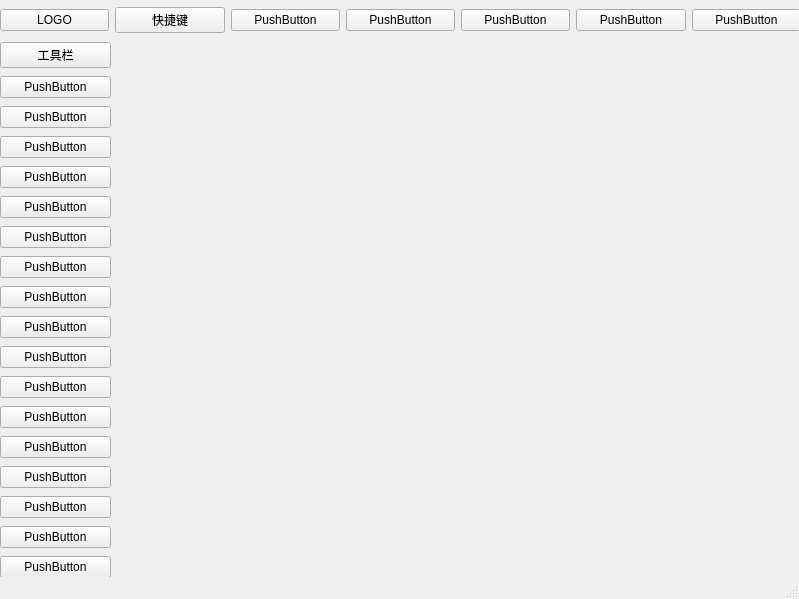
<?xml version="1.0" encoding="UTF-8"?>
<ui version="4.0">
 <class>MyTcWindow</class>
 <widget class="QMainWindow" name="MyTcWindow">
  <property name="geometry">
   <rect>
    <x>0</x>
    <y>0</y>
    <width>799</width>
    <height>599</height>
   </rect>
  </property>
  <property name="windowTitle">
   <string>MyTcWindow</string>
  </property>
  <widget class="QWidget" name="centralwidget">
   <widget class="QWidget" name="horizontalLayoutWidget">
    <property name="geometry">
     <rect>
      <x>0</x>
      <y>0</y>
      <width>801</width>
      <height>41</height>
     </rect>
    </property>
    <layout class="QHBoxLayout" name="ToolBar">
     <item>
      <widget class="QPushButton" name="pushButton_2">
       <property name="text">
        <string>LOGO</string>
       </property>
      </widget>
     </item>
     <item>
      <widget class="QPushButton" name="pushButton_6">
       <property name="text">
        <string>快捷键</string>
       </property>
      </widget>
     </item>
     <item>
      <widget class="QPushButton" name="pushButton_5">
       <property name="text">
        <string>PushButton</string>
       </property>
      </widget>
     </item>
     <item>
      <widget class="QPushButton" name="pushButton_8">
       <property name="text">
        <string>PushButton</string>
       </property>
      </widget>
     </item>
     <item>
      <widget class="QPushButton" name="pushButton_7">
       <property name="text">
        <string>PushButton</string>
       </property>
      </widget>
     </item>
     <item>
      <widget class="QPushButton" name="pushButton_4">
       <property name="text">
        <string>PushButton</string>
       </property>
      </widget>
     </item>
     <item>
      <widget class="QPushButton" name="pushButton">
       <property name="text">
        <string>PushButton</string>
       </property>
      </widget>
     </item>
    </layout>
   </widget>
   <widget class="QWidget" name="verticalLayoutWidget">
    <property name="geometry">
     <rect>
      <x>0</x>
      <y>40</y>
      <width>111</width>
      <height>576</height>
     </rect>
    </property>
    <layout class="QVBoxLayout" name="verticalLayout">
     <item>
      <widget class="QPushButton" name="pushButton_3">
       <property name="text">
        <string>工具栏</string>
       </property>
      </widget>
     </item>
     <item>
      <widget class="QPushButton" name="pushButton_13">
       <property name="text">
        <string>PushButton</string>
       </property>
      </widget>
     </item>
     <item>
      <widget class="QPushButton" name="pushButton_16">
       <property name="text">
        <string>PushButton</string>
       </property>
      </widget>
     </item>
     <item>
      <widget class="QPushButton" name="pushButton_18">
       <property name="text">
        <string>PushButton</string>
       </property>
      </widget>
     </item>
     <item>
      <widget class="QPushButton" name="pushButton_19">
       <property name="text">
        <string>PushButton</string>
       </property>
      </widget>
     </item>
     <item>
      <widget class="QPushButton" name="pushButton_23">
       <property name="text">
        <string>PushButton</string>
       </property>
      </widget>
     </item>
     <item>
      <widget class="QPushButton" name="pushButton_26">
       <property name="text">
        <string>PushButton</string>
       </property>
      </widget>
     </item>
     <item>
      <widget class="QPushButton" name="pushButton_27">
       <property name="text">
        <string>PushButton</string>
       </property>
      </widget>
     </item>
     <item>
      <widget class="QPushButton" name="pushButton_25">
       <property name="text">
        <string>PushButton</string>
       </property>
      </widget>
     </item>
     <item>
      <widget class="QPushButton" name="pushButton_24">
       <property name="text">
        <string>PushButton</string>
       </property>
      </widget>
     </item>
     <item>
      <widget class="QPushButton" name="pushButton_22">
       <property name="text">
        <string>PushButton</string>
       </property>
      </widget>
     </item>
     <item>
      <widget class="QPushButton" name="pushButton_21">
       <property name="text">
        <string>PushButton</string>
       </property>
      </widget>
     </item>
     <item>
      <widget class="QPushButton" name="pushButton_20">
       <property name="text">
        <string>PushButton</string>
       </property>
      </widget>
     </item>
     <item>
      <widget class="QPushButton" name="pushButton_17">
       <property name="text">
        <string>PushButton</string>
       </property>
      </widget>
     </item>
     <item>
      <widget class="QPushButton" name="pushButton_15">
       <property name="text">
        <string>PushButton</string>
       </property>
      </widget>
     </item>
     <item>
      <widget class="QPushButton" name="pushButton_14">
       <property name="text">
        <string>PushButton</string>
       </property>
      </widget>
     </item>
     <item>
      <widget class="QPushButton" name="pushButton_12">
       <property name="text">
        <string>PushButton</string>
       </property>
      </widget>
     </item>
     <item>
      <widget class="QPushButton" name="pushButton_9">
       <property name="text">
        <string>PushButton</string>
       </property>
      </widget>
     </item>
     <item>
      <widget class="QPushButton" name="pushButton_10">
       <property name="text">
        <string>PushButton</string>
       </property>
      </widget>
     </item>
    </layout>
   </widget>
   <widget class="QWidget" name="frmVideoPanel" native="true">
    <property name="geometry">
     <rect>
      <x>110</x>
      <y>40</y>
      <width>681</width>
      <height>521</height>
     </rect>
    </property>
    <layout class="QVBoxLayout" name="verticalLayout_2">
     <item>
      <widget class="VideoPanel" name="widget" native="true"/>
     </item>
    </layout>
   </widget>
  </widget>
  <widget class="QMenuBar" name="menubar">
   <property name="geometry">
    <rect>
     <x>0</x>
     <y>0</y>
     <width>799</width>
     <height>23</height>
    </rect>
   </property>
  </widget>
  <widget class="QStatusBar" name="statusbar"/>
 </widget>
 <customwidgets>
  <customwidget>
   <class>VideoPanel</class>
   <extends>QWidget</extends>
   <header>videopanel.h</header>
   <container>1</container>
  </customwidget>
 </customwidgets>
 <resources/>
 <connections/>
</ui>
